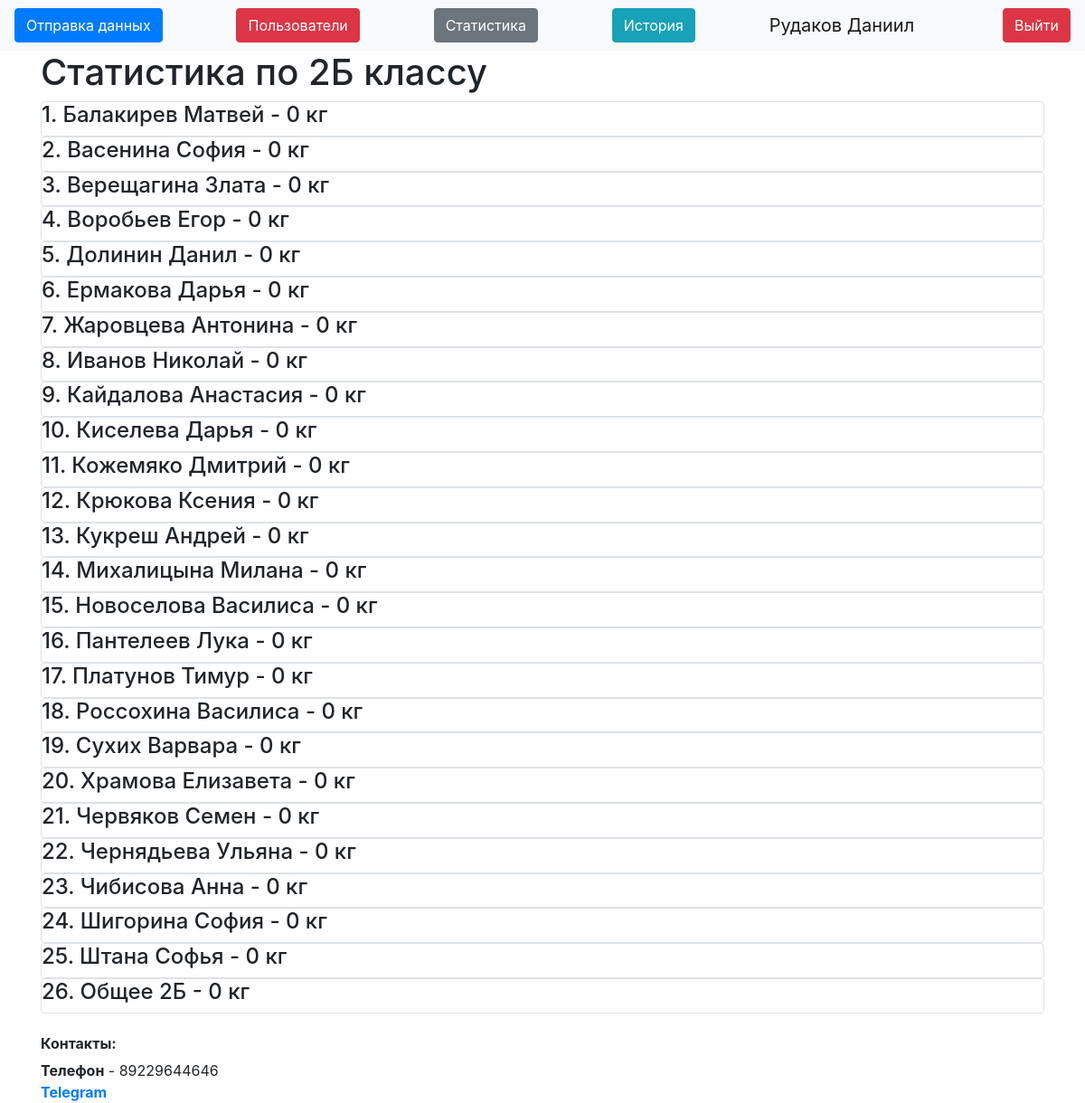
/stats2b (signed in), run on the app's committed database.
### data/users.py (models this page shows, shortened)
class User(SqlAlchemyBase, UserMixin):
    __tablename__ = 'users'
    id = sqlalchemy.Column(sqlalchemy.Integer,
                           primary_key=True, autoincrement=True)
    name = sqlalchemy.Column(sqlalchemy.String, nullable=True)
    about = sqlalchemy.Column(sqlalchemy.String, nullable=True)
    email = sqlalchemy.Column(sqlalchemy.String,
                              index=True, unique=True, nullable=True)
    hashed_password = sqlalchemy.Column(sqlalchemy.String, nullable=True)
    is_admin = sqlalchemy.Column(sqlalchemy.Boolean)
    got = sqlalchemy.Column(sqlalchemy.Integer, default=0)
    got_pupils = sqlalchemy.Column(sqlalchemy.Integer, default=0)
    kilograms = orm.relationship("Kilograms", back_populates='user')

### data/Pupils.py (models this page shows)
class Pupils(SqlAlchemyBase):
    __tablename__ = 'Pupils'
    id = sqlalchemy.Column(sqlalchemy.Integer, autoincrement=True, primary_key=True)
    name = sqlalchemy.Column(sqlalchemy.String)
    value = sqlalchemy.Column(sqlalchemy.Integer, default=0)
    grade = sqlalchemy.Column(sqlalchemy.String)
    kilo = orm.relationship("Kilograms", back_populates="pupil")

### server.py (the view)
@app.route("/stats2b")
@login_required
def stats2b():
    db_sess = db_session.create_session()
    pupils = db_sess.query(Pupils).filter(Pupils.grade == "2Б").all()
    return render_template("stats_grade.html", db=pupils, grade="2Б", title="2Б статистика")

### data/db_session.py (called while the page is built)
def create_session() -> Session:
    global __factory
    return __factory()

### server.py (called while the page is built)
@login_manager.user_loader
def load_user(user_id):
    db_sess = db_session.create_session()
    return db_sess.query(User).get(user_id)

### templates/stats_grade.html
{% extends "base.html" %}
{% block content %}
{% if current_user.is_admin %}
<h1>Статистика по {{grade}} классу</h1>
{% for item in db%}
<div class="col-md6 border rounded">
    <h4>{{item.name}} - {{item.value}} кг</h4>
</div>
{% endfor %}
{% endif %}
{% endblock %}

### templates/base.html (shortened to what this page needs)
<!doctype html>
<html lang="en">
<head>
    <link rel="stylesheet"
          href="https://stackpath.bootstrapcdn.com/bootstrap/4.4.1/css/bootstrap.min.css"
>
</head>
<body>
<header>
    <nav class="navbar navbar-light bg-light">
        {% if current_user.is_authenticated %}
        <a type="button" class="btn btn-primary" href="/">Отправка данных</a>
        {% if current_user.is_admin %}
        <a class="btn btn-danger" href="/users">Пользователи</a>
        <a class="btn btn-secondary" href="/stats">Статистика</a>
        {% endif %}
        <a class="btn btn-info" href="/history">История</a>
        <a class="navbar-brand" href="">{{ current_user.name }}</a>
        <a class="btn btn-danger" href="/logout">Выйти</a>
        {% else %}
        <p>
            <a class="btn btn-success" href="/login">Войти</a>
        </p>
        {% endif %}
    </nav>
</header>
<main role="main" class="container">
    {% block content %}{% endblock %}
    <h6><b>Контакты:</b></h6>
    <div>
        <b>Телефон</b> - 89229644646</br>
        <b><a href="https://t.me/mc_Danik">Telegram</a></b>
    </div>
</main>
</body>
</html>

### data on the page
User: name "Рудаков Даниил"
Pupils: name "1. Балакирев Матвей", value "0"
Pupils: name "2. Васенина София", value "0"
Pupils: name "3. Верещагина Злата", value "0"
Pupils: name "4. Воробьев Егор", value "0"
Pupils: name "5. Долинин Данил", value "0"
Pupils: name "6. Ермакова Дарья", value "0"
Pupils: name "7. Жаровцева Антонина", value "0"
Pupils: name "8. Иванов Николай", value "0"
Pupils: name "9. Кайдалова Анастасия", value "0"
Pupils: name "10. Киселева Дарья", value "0"
Pupils: name "11. Кожемяко Дмитрий", value "0"
Pupils: name "12. Крюкова Ксения", value "0"
Pupils: name "13. Кукреш Андрей", value "0"
Pupils: name "14. Михалицына Милана", value "0"
Pupils: name "15. Новоселова Василиса", value "0"
Pupils: name "16. Пантелеев Лука", value "0"
Pupils: name "17. Платунов Тимур", value "0"
Pupils: name "18. Россохина Василиса", value "0"
Pupils: name "19. Сухих Варвара", value "0"
Pupils: name "20. Храмова Елизавета", value "0"
Pupils: name "21. Червяков Семен", value "0"
Pupils: name "22. Чернядьева Ульяна", value "0"
Pupils: name "23. Чибисова Анна", value "0"
Pupils: name "24. Шигорина София", value "0"
Pupils: name "25. Штана Софья", value "0"
Pupils: name "26. Общее 2Б", value "0"

### other printed values
{{ grade }} "2Б"
